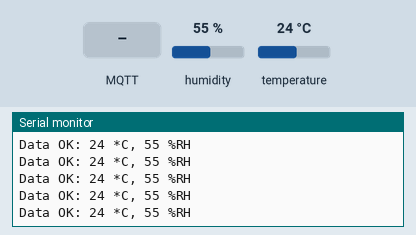
Recording of a sketch running on a simulated ESP8266 (NodeMCU). On the bench: the last lines printed to the serial monitor. Inputs (shaded band) come from the test bench; at power-on: humidity 55 %, temperature 24 °C. WiFi joins after 1.5 s; servers stay silent unless stated; random numbers use the default seed unless the sketch sets one; no MQTT or app messages arrive unless stated.

Above: at 2.7 s.
2.8 s: MQTT message "1" arrives on the first subscribed topic
4.3 s: MQTT message "on" arrives on the first subscribed topic
5.8 s: MQTT message "off" arrives on the first subscribed topic
7.3 s: humidity set to 22 %
At 8.0 s:
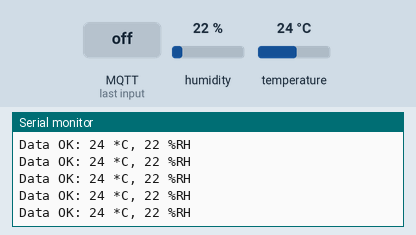
8.8 s: temperature set to 12 °C
At 9.8 s:
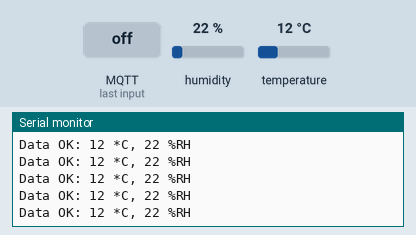
10.3 s: humidity set to 40 %
At 11.1 s:
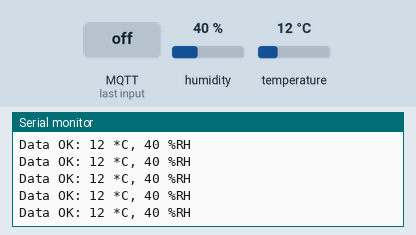
Timing chart, 0 to 12.8 s (numbered marks = the images above; inputs shaded):
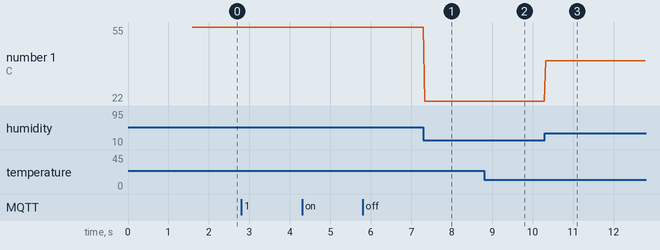

The sketch:

Update_Sensor_Data_to_Favoriot_using_MQTT.ino
```cpp
#include <ESP8266WiFi.h>
#include <MQTT.h>
#include <SimpleDHT.h>

int pinDHT11 = D5;
SimpleDHT11 dht11(pinDHT11);

const char ssid[] = "YOUR_SSID";
const char password[] = "YOUR_PASSWORD";
const char deviceDeveloperId[] = "YOUR_DEVICE_DEVELOPER_ID";
const char deviceAccessToken[] = "YOUR_DEVICE_ACCESS_TOKEN";

WiFiClientSecure net;
MQTTClient mqtt(1024);

unsigned long lastMillis = 0;

void connectToWiFi() {
  Serial.print("Connecting to Wi-Fi '" + String(ssid) + "' ...");

  WiFi.begin(ssid, password);

  while (WiFi.status() != WL_CONNECTED) {
    Serial.print(".");
    delay(500);
  }

  Serial.println(" connected!");
}

void messageReceived(String &topic, String &payload) {
  Serial.println("incoming: " + topic + " - " + payload);
}

void connectToFavoriotMQTT(){
  Serial.print("Connecting to Favoriot MQTT ...");

  mqtt.begin("mqtt.favoriot.com", 8883, net);
  mqtt.onMessage(messageReceived);

  String uniqueString = String(ssid) + String(random(1, 100)) + String(random(100, 1000));
  char uniqueClientID[uniqueString.length() + 1];

  uniqueString.toCharArray(uniqueClientID, uniqueString.length() + 1);

  net.setInsecure();

  while (!mqtt.connect(uniqueClientID, deviceAccessToken, deviceAccessToken)) {
    Serial.print(".");
    delay(500);
  }

  Serial.println(" connected!");

  mqtt.subscribe(String(deviceAccessToken) + "/v2/streams/status");
}

void setup() {
  Serial.begin(9600);
  Serial.println();

  // STEP 1 - Connect to Wi-Fi router/hotspot
  connectToWiFi();
  connectToFavoriotMQTT();
}

void loop() {
  mqtt.loop();
  delay(10);  // <- fixes some issues with WiFi stability

  if (WiFi.status() != WL_CONNECTED) {
    connectToWiFi();
  }

  if (!mqtt.connected()) {
    connectToFavoriotMQTT();
  }

  // STEP 2 - Data Acquisition
  byte temperature = 0;
  byte humidity = 0;
  int err = SimpleDHTErrSuccess;

  if ((err = dht11.read(&temperature, &humidity, NULL)) != SimpleDHTErrSuccess) {
    return;
  }

  Serial.print("Data OK: ");
  Serial.print((int)temperature); Serial.print(" *C, ");
  Serial.print((int)humidity); Serial.println(" %RH");

  // publish a message roughly every second.
  if (millis() - lastMillis > 10000) {
    lastMillis = millis();

    // STEP 3 - Favoriot MQTT Publish - Send data to Favoriot data stream
    String jsonData = "{";
    jsonData += "\"device_developer_id\":\"" + String(deviceDeveloperId) + "\",";
    jsonData += "\"data\": {";
    jsonData += "\"temperature\": " + (String)temperature + ",";
    jsonData += "\"humidity\": " + (String)humidity;
    jsonData += "}";
    jsonData += "}";

    mqtt.publish(String(deviceAccessToken) + "/v2/streams", jsonData);
  }
}
```

Measured:
- after the input at 7.3 s, the serial monitor: prints a new line at once (image 1)
- after the input at 8.8 s, the serial monitor: prints a new line at once (image 2)
- after the input at 10.3 s, the serial monitor: prints a new line at once (image 3)
- plotted number 1: 55 → 22 after the input at 7.3 s, 22 → 40 after the input at 10.3 s
